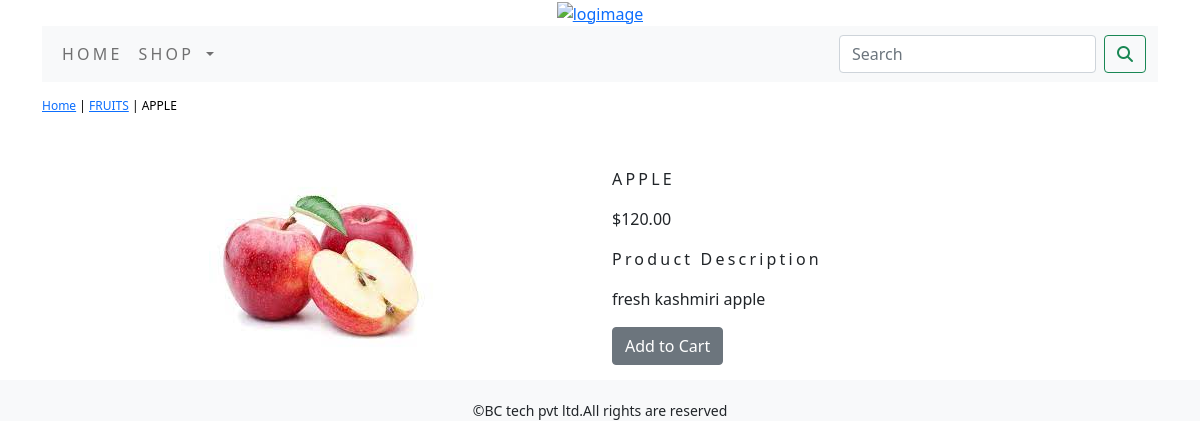
The page /shop/fruits/apple/ on the database its author committed.
### shop/models.py (models this page shows, shortened)
class Product(models.Model):
    name = models.CharField(max_length=250, unique=True)
    slug = models.SlugField(max_length=250, unique=True)
    description = models.TextField(blank=True)
    price=models.DecimalField(max_digits=10,decimal_places=2)
    category=models.ForeignKey(Category,on_delete=models.CASCADE)
    image = models.ImageField(upload_to='product', blank=True)
    stock=models.IntegerField()
    available=models.BooleanField(default=True)
    created=models.DateTimeField(auto_now_add=True)
    updated=models.DateTimeField(auto_now=True)
    class Meta:
        ordering=('name',)
        verbose_name='product' #to read
        verbose_name_plural='products'

class Category(models.Model):
    name=models.CharField(max_length=250,unique=True)
    slug=models.SlugField(max_length=250,unique=True)
    description=models.TextField(blank=True)
    image=models.ImageField(upload_to='category',blank=True)
    class Meta:
        ordering=('name',)
        verbose_name='category' #to read
        verbose_name_plural='categories'
    def get_url(self):
        return  reverse('shop:products_by_category',args=[self.slug])
    def __str__(self):
            return '{}'.format(self.name)

### shop/views.py (the view)
# urls.py: path('<slug:c_slug>/<slug:product_slug>/',views.proDetail,name='prodCatdetail')
def proDetail(request,c_slug,product_slug):
    try:
        product=Product.objects.get(category__slug=c_slug,slug=product_slug)
    except Exception as e:
        raise e
    return  render(request, 'product.html',{'product':product})

### cart/context_processors.py (called while the page is built)
def counter(request):
    item_count=0
    if 'admin'  in request.path:
           return  {}
    else:
        try:
            cart=Cart.objects.filter(cart_id=_cart_id(request))
            cart_items = CartItem.objects.all().filter(cart=cart[:1])
            for cart_item in cart_items:
                item_count += cart_item.quantity
        except Cart.DoesNotExist:
               item_count=0
    return dict(item_count=item_count)

### cart/views.py (called while the page is built)
def _cart_id(request):
    cart=request.session.session_key
    if not cart:
        cart=request.session.create()
    return cart

### shop/context_processors.py (called while the page is built)
def menu_links(request):
    links=Category.objects.all()
    return dict(links=links)

### templates/product.html (shortened to what this page needs)
{% extends 'base.html' %}
{% load static %}
{% block content %}
<div class="row my_prod_row_class">
    <div class="mx_auto">
        <p><a href="{% url 'shop:allProdCat' %}">Home</a> | <a href="{{product.category.get_url}}">{{product.category}}</a> | {{product.name}}</p>
    </div>
</div>
<div class="container">
<br>
<div class="row">
    <div class="col-12 col-sm-12 col-md-12 col-lg-6 text-center">
        <div style="min-width:18rem">
        <img src="{{product.image.url}}" alt="{{product.name}}">
    </div>
</div>
    <div class="col-12 col-sm-12 col-md-12 col-lg-6">
        <div>
       <h1 class="my_prod_title">{{product.name}}</h1>
        <p>${{product.price}}</p>
        <p class="my_title">Product Description</p>
        <p class="text-justify my_rod_text">{{product.description}}</p>
        {% if product.stock <= 0 %}
        <p class="text-justify my_prod_text"><b>Out Of Stock</b></p>
        {% else %}
        <a class="btn btn-secondary" href="{% url 'cart:add_cart' product.id %}">Add to Cart</a>
        {% endif %}
    </div>
</div>
</div>
</div>
</div>
    {% endblock %}

### static/css/custom.css (style rules this page uses)
body { font-family: 'Poppins', sans-serif; }
.my_title { font-size:16px; text_transform:uppercase; letter-spacing: .2em; }
.my_prod_row_class { padding-top:15px; padding -bottom:20px; }
.my_prod_row_class .mx_auto { color:#000; font-size:12px; text-decoration:none; }
.my_prod_title { font-size:16px; text_tranform:uppercase; letter-spacing:.2em; padding-top:15px; padding-bottom:10px; }

### rows shown on the page
Product: category "FRUITS", name "APPLE", image (picture), price "120.00", description "fresh kashmiri apple"
